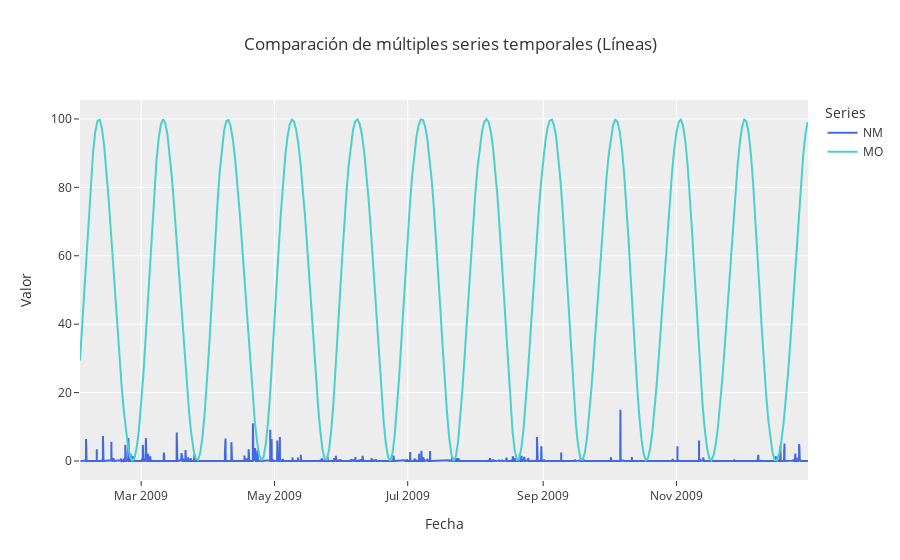

Notebook code cell kept with this figure:
### Markdown cell above
# Calida de la serie de riempo por meses
Esta grafica muestra el porcentaje de datos buenos por mes que tiene la serie en cuestion, con el fin de analizar los posibles errores asociados a la metodologia.

### Code cell
# PRE-PROCESAMIENTO DE LAS SERIES
insitu.loc[insitu['qf'] != 1, 'value'] = np.nan
#insitu = categorize_precipitation(insitu, params)
diario = reshample_time_serie(insitu, 'D', 'sum')
# Calcular fase lunar para cada fecha en el índice de `diario`
fases_lunares = []
for fecha in diario.index:
    moon = ephem.Moon()
    moon.compute(fecha.strftime('%Y-%m-%d'))  # Convertir a formato compatible
    fases_lunares.append(moon.phase)

# Agregar fase lunar al DataFrame
diario['fase_lunar'] = fases_lunares

# Mostrar resultados
e=multi_line(NM=insitu['value'], MO=diario['fase_lunar'])
e.show()
#diario = categorize_precipitation(diario, params)

### Figure 1 — Plotly figure (JSON) as saved in the notebook; plotly's stock layout.template omitted (floating-point values rounded to 4 significant figures; data arrays with more than 128 entries replaced by an {"elided": "..."} marker saying what was removed)
{"data": [{"line": {"color": "royalblue"}, "mode": "lines", "name": "NM", "type": "scatter", "x": {"elided": "47952 str values"}, "y": {"elided": "47952 float values"}}, {"line": {"color": "mediumturquoise"}, "mode": "lines", "name": "MO", "type": "scatter", "x": {"elided": "334 str values"}, "y": {"elided": "334 float values"}}], "layout": {"legend": {"title": {"text": "Series"}}, "title": {"text": "Comparación de múltiples series temporales (Líneas)"}, "xaxis": {"title": {"text": "Fecha"}}, "yaxis": {"title": {"text": "Valor"}}}}
